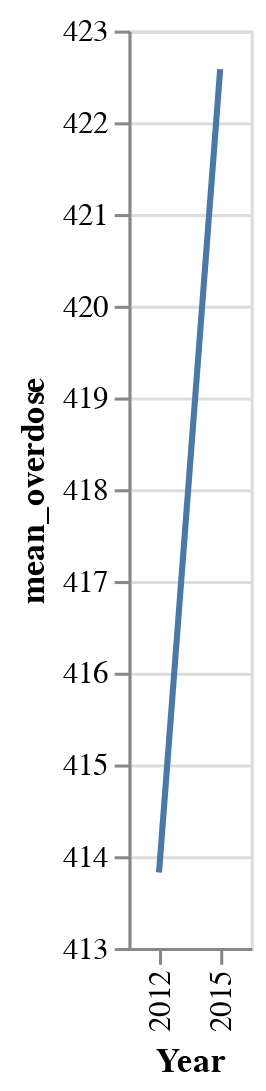

Notebook code cell kept with this figure:
### Code cell
fit_wa_after = plot_wa_after.transform_regression('Year', 'mean_overdose',method="linear"
).mark_line()

fit_wa_after

### Figure 1 — Vega-Lite specification as saved in the notebook (floating-point values rounded to 4 significant figures; data arrays with more than 128 entries replaced by an {"elided": "..."} marker saying what was removed)
{"config": {"view": {"continuousWidth": 400, "continuousHeight": 300}}, "data": {"name": "data-8127b0d43fb2a986bf573c10814f8e03"}, "mark": "line", "encoding": {"x": {"field": "Year", "scale": {"zero": false}, "type": "ordinal"}, "y": {"field": "mean_overdose", "scale": {"zero": false}, "type": "quantitative"}}, "transform": [{"aggregate": [{"op": "mean", "field": "overdose_per_100k", "as": "mean_overdose"}], "groupby": ["Year"]}, {"on": "Year", "regression": "mean_overdose", "method": "linear"}], "$schema": "https://vega.github.io/schema/vega-lite/v4.17.0.json", "datasets": {"data-8127b0d43fb2a986bf573c10814f8e03": {"elided": "335 records"}}}
